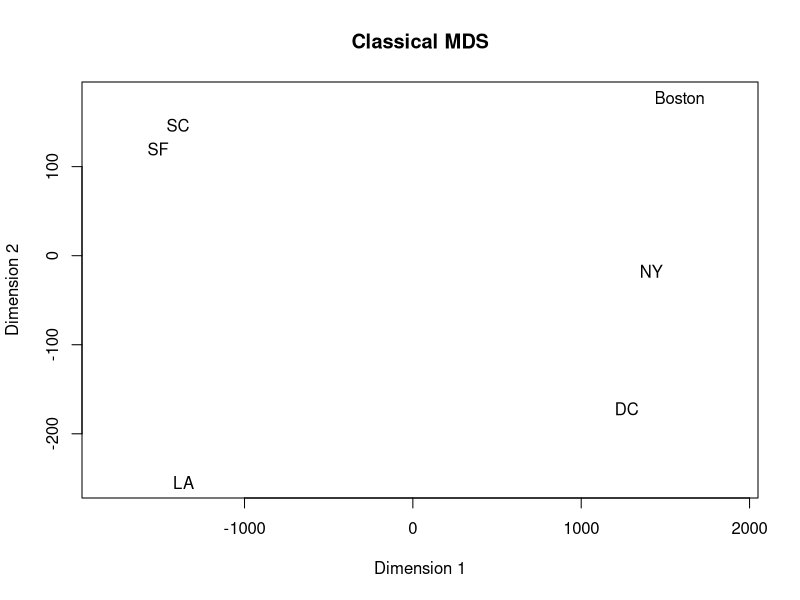
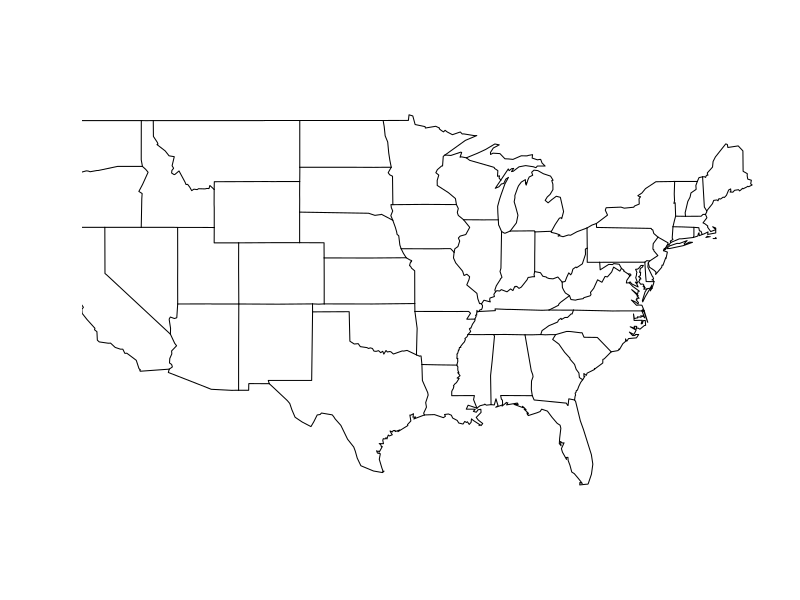
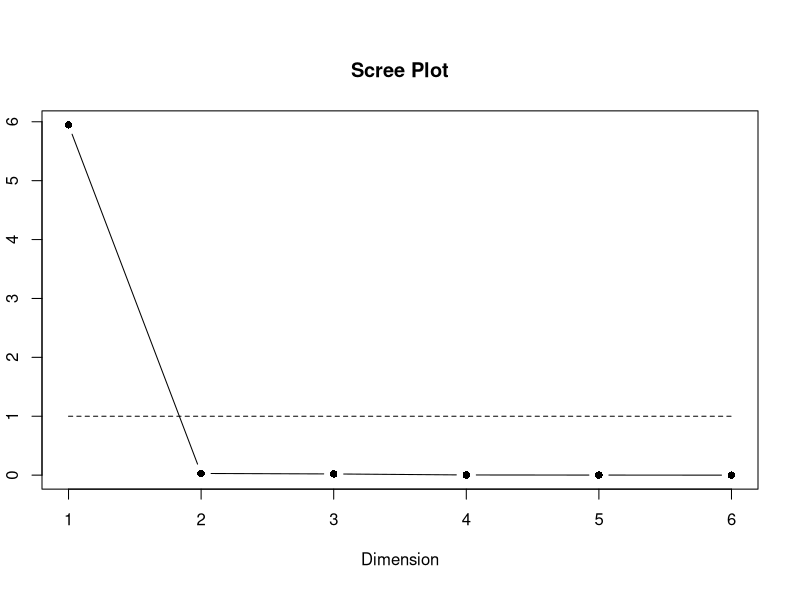
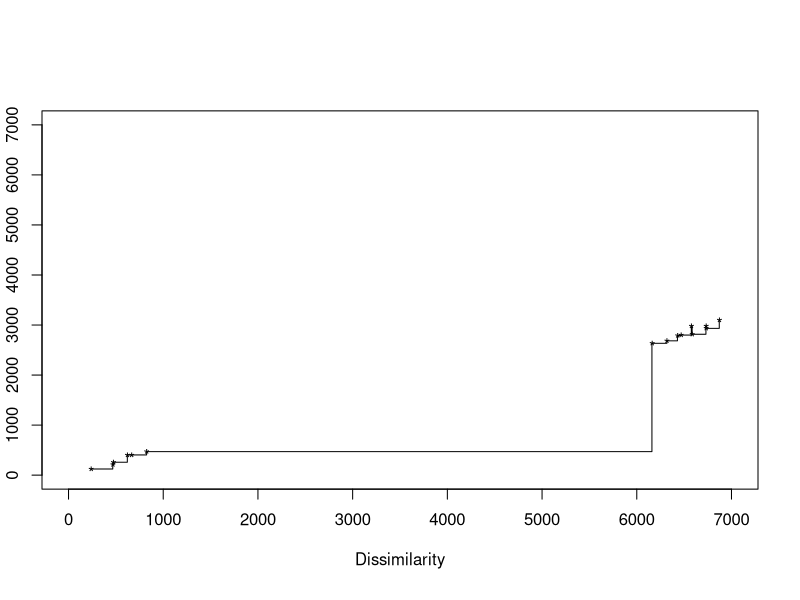

Write R code to recreate these figures, in order.
# Chapter 11 MDS examples
# Note stats package is the base package
#
# Original data distance in miles between cities
#

#        BOS      DC   NY    LA    SC       SF
#BOS     0       439  215   2979   2976    3095
#DC      439      0   233   2631   2684    2799
#NY      215     233   0    2786   2815    2934
#LA     2979    2631 2786     0     384     382
#SC     2976    2684 2815    384     0       87
#SF     3095    2799 2934    382    87      0

library(stats)
library(psy)
library(MASS)

d = matrix(c(0,439,215,2979,2976,3095,439,0,233,2631,2684,2799,215,233,0,2786,2815,2934,2979,2631,2786,0,384,382,2976,2684,2815,384,0,87,3095,2799,2934,382,87,0),nrow=6,ncol=6,byrow=TRUE)
dimnames(d) = list(c("Boston","DC","NY","LA","SC","SF"), c("Boston","DC","NY","LA","SC","SF"))
d

# Euclidian distances computed

euclid = dist(d)
euclid

# Classical metric MDS

options(scipen=999)
fit = cmdscale(d,eig=TRUE, k=2) 	# k is the number of dimensions
fit 	

# Compute P2 value for model fit

P2 = sum(abs(fit$eig[1:2]))/sum(abs(fit$eig))
P2

# Compute Mardia criteria

Mardia = sum((fit$eig[1:2])^2)/sum((fit$eig)^2)
Mardia

# Eigenvalues

eigen(d)

#  Plot of data

x = cbind (- fit$points[,1])
y = cbind (- fit$points[,2])

plot(x, y, xlab="Dimension 1",ylab="Dimension 2", main = "Classical MDS",type="n",xlim=range(x)*1.2)
text(x,y,labels=colnames(d))

# United States Map

install.packages("maps")
library(maps)
map("state")

# Scree plot  

install.packages("psy")
library(psy)
scree.plot(d,title="Scree Plot",type = "R")

# Plot Shepard diagram 

dist_sh = Shepard(euclid,fit$points)
plot(dist_sh, pch = "*", xlab = "Dissimilarity", ylab = "Distance", xlim = c(0,7000), ylim = c(0,7000))
lines(dist_sh$x,dist_sh$y,type="s")
